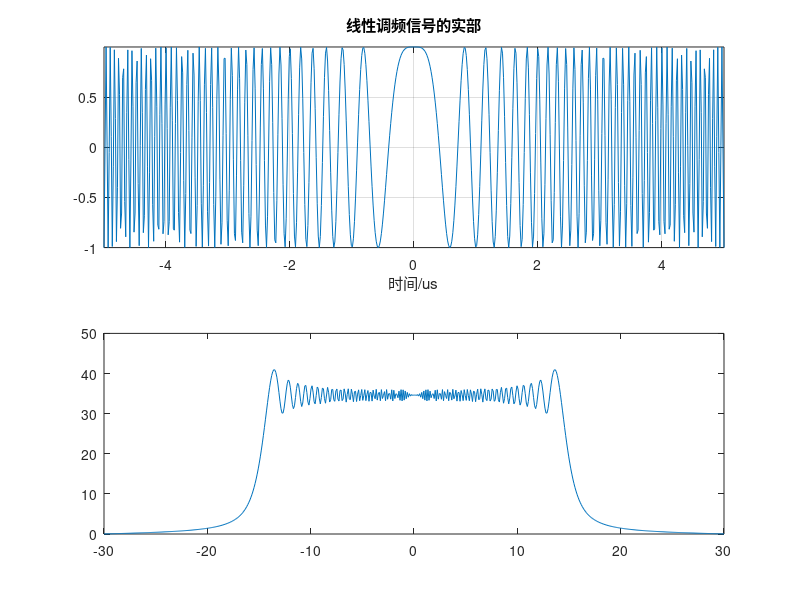
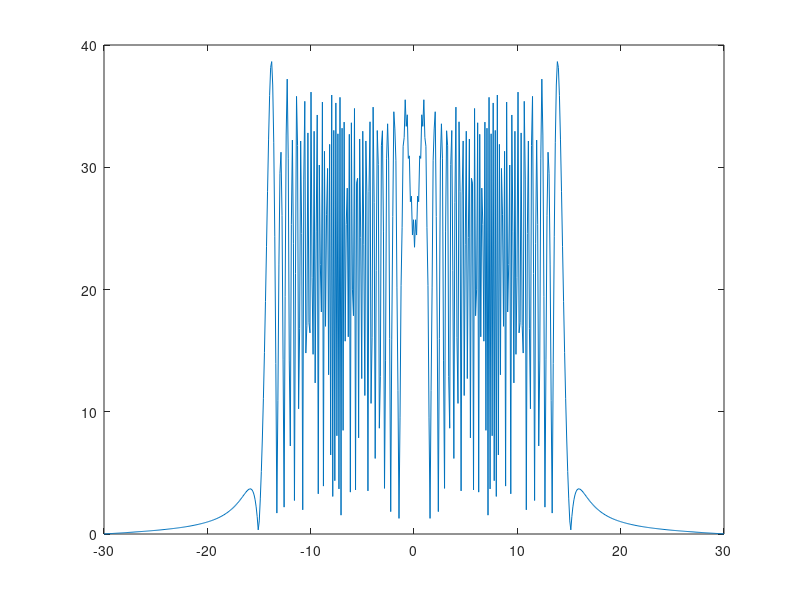
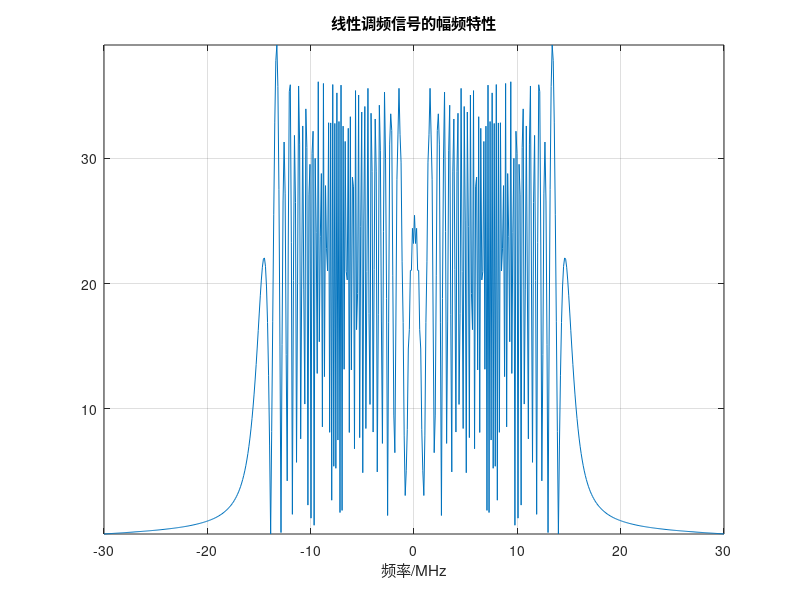

These figures' MATLAB source, in order:
%%线性调频信号
clear all;
close all;
T=10e-6;                                  %p脉冲持续时间10us
B=30e6;                                   %线性调频信号的频带宽度30MHz
K=B/T;                                      %调频斜率
Fs=2*B;Ts=1/Fs;                      %采样频率和采样间隔
N=T/Ts;
t=linspace(-T/2,T/2,N);
St=exp(j*pi*K*t.^2);                    %线性调频信号
subplot(211)
plot(t*1e6,real(St));
xlabel('时间/us');
title('线性调频信号的实部');
grid on;axis tight;
subplot(212)
freq=linspace(-Fs/2,Fs/2,N);
plot(freq*1e-6,fftshift(abs(fft(St))));
figure;
plot(freq*1e-6,fftshift(abs(fft(real(St)))));
figure;
plot(freq*1e-6,fftshift(abs(fft(imag(St)))));
xlabel('频率/MHz');
title('线性调频信号的幅频特性');
grid on;axis tight;
